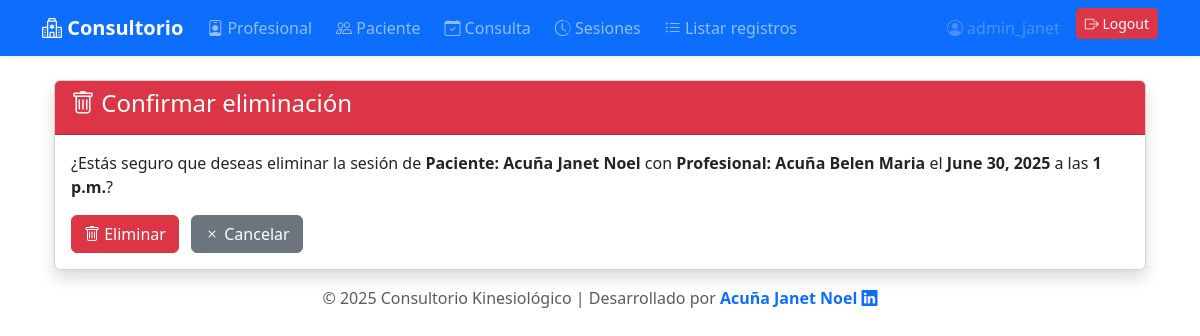
Page /sesion/2/eliminar/ (signed in) on the committed database.
### kinesiologia/models.py (models this page shows, shortened)
class Sesion(models.Model):
    paciente  = models.ForeignKey(Paciente, on_delete=models.CASCADE, related_name='sesiones')
    Profesional = models.ForeignKey(Profesional, on_delete=models.SET_NULL, null=True)
    fecha = models.DateField()
    hora = models.TimeField()
    estado = models.CharField(max_length=20, choices=[('Pendiente', 'Pendiente'), ('Realizada', 'Realizada'), ('Cancelada', 'Cancelada')], default='Pendiente')
    observaciones = models.TextField(blank=True)

class Paciente (models.Model):
    Nombre = models.CharField(max_length=50)
    Apellido = models.CharField(max_length=50)
    Fecha_nacimiento = models.DateField()
    DNI = models.CharField(max_length=50)
    Tel = models.CharField(max_length=50)
    Email = models.EmailField()
    def __str__(self):
        return f"Paciente: {self.Apellido} {self.Nombre}"

class Profesional (models.Model):
    Nombre = models.CharField(max_length=50)
    Apellido = models.CharField(max_length=50)
    Especialidad = models.CharField(max_length=50)
    Tel = models.CharField(max_length=50)
    Email = models.EmailField()
    matricula = models.IntegerField(default=0)
    def __str__(self):
        return f"Profesional: {self.Apellido} {self.Nombre}"

### kinesiologia/views.py (the view)
# urls.py: path('sesion/<int:pk>/eliminar/', views.eliminar_sesion, name='eliminar_sesion'),
@superuser_required
def eliminar_sesion(request, pk):
    sesion = get_object_or_404(Sesion, pk=pk)
    if request.method == 'POST':
        sesion.delete()
        messages.success(request, 'Sesión eliminada exitosamente.')
        return redirect('sesion_list')
    return render(request, 'sesion_confirm_delete.html', {'sesion': sesion})

### kinesiologia/superuser_access.py (called while the page is built)
def superuser_required(function=None):
    actual_decorator = user_passes_test(
        lambda u: u.is_authenticated and u.is_superuser,
        login_url='/login/'
    )
    if function:
        return actual_decorator(function)
    return actual_decorator

### kinesiologia/templates/sesion_confirm_delete.html (shortened to what this page needs)
{% extends 'base.html' %}
{% block content %}
<div class="container mt-4">
    <div class="card shadow">
        <div class="card-header bg-danger text-white">
            <h4><i class="bi bi-trash"></i> Confirmar eliminación</h4>
        </div>
        <div class="card-body">
            <p>¿Estás seguro que deseas eliminar la sesión de <strong>{{ sesion.paciente }}</strong> con <strong>{{ sesion.Profesional }}</strong> el <strong>{{ sesion.fecha }}</strong> a las <strong>{{ sesion.hora }}</strong>?</p>
            <form method="post">
                <button type="submit" class="btn btn-danger"><i class="bi bi-trash"></i> Eliminar</button>
                <a href="{% url 'sesion_detail' sesion.id %}" class="btn btn-secondary ms-2"><i class="bi bi-x"></i> Cancelar</a>
            </form>
        </div>
    </div>
</div>
{% endblock %}

### kinesiologia/templates/base.html (shortened to what this page needs)
<!DOCTYPE html>
<html lang="es">
<head>
    <link href="https://cdn.jsdelivr.net/npm/bootstrap@5.3.0/dist/css/bootstrap.min.css" rel="stylesheet">
    <link href="https://cdn.jsdelivr.net/npm/bootstrap-icons@1.10.5/font/bootstrap-icons.css" rel="stylesheet">
</head>
<body>
<nav class="navbar navbar-expand-lg navbar-dark bg-primary shadow-sm">
  <div class="container">
    <a class="navbar-brand fw-bold" href="{% url 'home' %}"><i class="bi bi-hospital"></i> Consultorio</a>
    <div class="collapse navbar-collapse" id="navbarNav">
      <ul class="navbar-nav me-auto mb-2 mb-lg-0 gap-2">
        {% if user.is_authenticated %}
          <li class="nav-item"><a class="nav-link" href="{% url 'lista_profesionales' %}"><i class="bi bi-person-badge"></i> Profesional</a></li>
          <li class="nav-item"><a class="nav-link" href="{% url 'lista_pacientes' %}"><i class="bi bi-people"></i> Paciente</a></li>
          <li class="nav-item"><a class="nav-link" href="{% url 'lista_consultas' %}"><i class="bi bi-calendar-check"></i> Consulta</a></li>
          <li class="nav-item"><a class="nav-link" href="{% url 'sesion_list' %}"><i class="bi bi-clock-history"></i> Sesiones</a></li>
          <li class="nav-item"><a class="nav-link" href="{% url 'listar_registros' %}"><i class="bi bi-list-ul"></i> Listar registros</a></li>
        {% endif %}
      </ul>
      <ul class="navbar-nav gap-2">
        {% if user.is_authenticated %}
          <li class="nav-item"><span class="nav-link disabled"><i class="bi bi-person-circle"></i> {{ user.username }}</span></li>
          <li class="nav-item">
            <form method="post" action="{% url 'logout' %}" style="display:inline;">
              <button type="submit" class="btn btn-danger btn-sm"><i class="bi bi-box-arrow-right"></i> Logout</button>
            </form>
          </li>
        {% else %}
          <li class="nav-item"><a class="btn btn-success btn-sm" href="{% url 'login' %}"><i class="bi bi-box-arrow-in-right"></i> Login</a></li>
        {% endif %}
      </ul>
    </div>
  </div>
</nav>
<div class="container mt-4">
  {% block content %}{% endblock %}
</div>
<footer class="text-center text-muted py-3">
  © 2025 Consultorio Kinesiológico | Desarrollado por
  <a href="https://www.linkedin.com/in/janet-acuña" target="_blank" class="text-decoration-none fw-semibold">
    Acuña Janet Noel <i class="bi bi-linkedin"></i>
  </a>
</footer>
</body>
</html>

### rows in the picture
Sesion: paciente "Paciente: Acuña Janet Noel", Profesional "Profesional: Acuña Belen Maria", fecha "June 30, 2025", hora "1 p.m."

### other values in the picture
{{ user.username }} "admin_janet"
